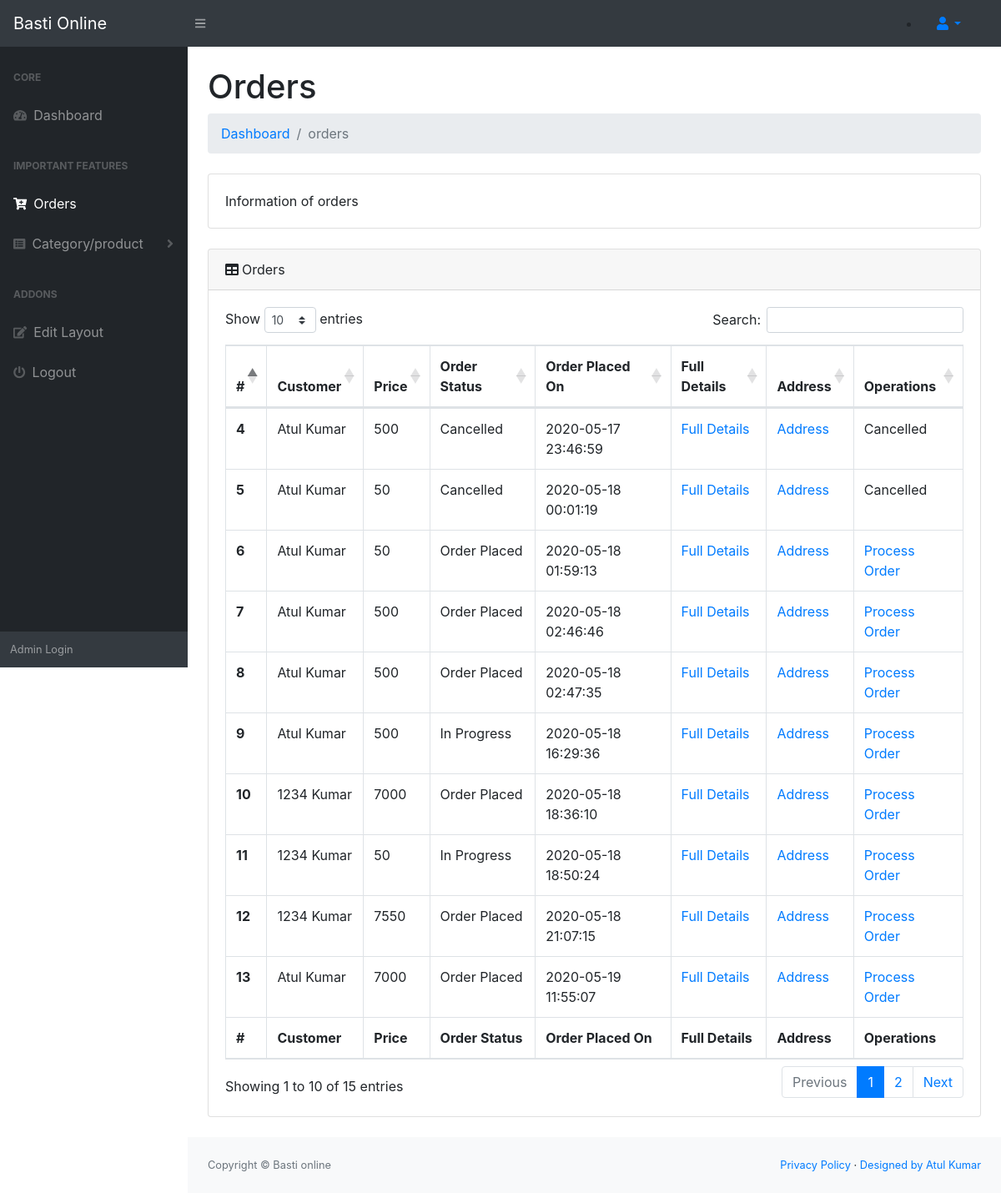
Screenshot of /admin/orders.php (signed in) with the database file from the repository.
### tables this page shows
CREATE TABLE `orders` (
  `id` int(11) NOT NULL,
  `uid` int(11) NOT NULL,
  `totalprice` varchar(255) NOT NULL,
  `orderstatus` varchar(255) NOT NULL,
  `paymentmode` varchar(255) NOT NULL,
  `timestamp` datetime DEFAULT CURRENT_TIMESTAMP
);

CREATE TABLE `usersmeta` (
  `id` int(11) NOT NULL,
  `uid` int(11) NOT NULL,
  `firstname` varchar(255) NOT NULL,
  `lastname` varchar(255) NOT NULL,
  `company` varchar(255) NOT NULL,
  `address1` varchar(255) NOT NULL,
  `address2` varchar(255) NOT NULL,
  `city` varchar(255) NOT NULL,
  `state` varchar(255) NOT NULL,
  `country` varchar(255) NOT NULL,
  `zip` varchar(255) NOT NULL,
  `mobile` varchar(255) NOT NULL
);

### admin/orders.php (the view, shortened to what this page needs)
<?php
	require_once 'config/connect.php';
?>
<?php include 'header.php' ?>
    <body class="sb-nav-fixed">
        <?php include 'nav.php' ?>
            </div>
            <div id="layoutSidenav_content">
                <main>
                    <div class="container-fluid">
                        <h1 class="mt-4">Orders</h1>
                        <ol class="breadcrumb mb-4">
                            <li class="breadcrumb-item"><a href="index.php">Dashboard</a></li>
                            <li class="breadcrumb-item active">orders</li>
                        </ol>
                        <div class="card mb-4">
                            <div class="card-body">Information of orders</div>
                        </div>
                        <div class="card mb-4">
                            <div class="card-header"><i class="fas fa-table mr-1"></i>Orders</div>
                            <div class="card-body">
                                <div class="table-responsive">
                                    <table class="table table-bordered" id="dataTable" width="100%" cellspacing="0">
                                        <thead>
                                            <tr>
                                                <th>#</th>
                                                <th>Customer</th>
                                                <th>Price</th>
                                                <th>Order Status</th>
                                                <th>Order Placed On</th>
                                                <th>Full Details</th>
                                                <th>Address</th>
                                                <th>Operations</th>
                                            </tr>
                                        </thead>
                                        <tfoot>
                                            <tr>
                                                <th>#</th>
                                                <th>Customer</th>
                                                <th>Price</th>
                                                <th>Order Status</th>
                                                <th>Order Placed On</th>
                                                <th>Full Details</th>
                                                <th>Address</th>
                                                <th>Operations</th>
                                            </tr>
                                        <tbody>
                                        <?php
                                            $sql = "SELECT o.id, o.totalprice, o.orderstatus, o.paymentmode, o.`timestamp`, u.firstname, u.lastname FROM orders o JOIN usersmeta u WHERE o.uid=u.uid ORDER BY o.id DESC";
                                            $res = mysqli_query($connection, $sql);
                                            while ($r = mysqli_fetch_assoc($res)) {
                                        ?>
                                            <tr>
                                                <th scope="row"><?php echo $r['id']; ?></th>
                                                <td><?php echo $r['firstname']. " " . $r['lastname']; ?></td>
                                                <td><?php echo $r['totalprice']; ?></td>
                                                <td><?php echo $r['orderstatus']; ?></td>
                                                <td><?php echo $r['timestamp']; ?></td>
                                                <td><a href="fulldetails.php?id=<?php echo $r['id']; ?>">Full Details</a></td>
                                                <td><a href="address.php?id=<?php echo $r['id']; ?>">Address</a></td>
                                                <td>
                                                    <?php if($r['orderstatus'] != 'Cancelled'){?>
                                                    <a href="order-process.php?id=<?php echo $r['id']; ?>">Process Order</a>
                                                    <?php }else{echo"Cancelled";} ?>
                                                </td>
                                            </tr>
                                            <?php } ?>
                                        </tbody>
                                    </table>
                                </div>
                            </div>
                        </div>
                    </div>
                </main>
<?php include'footer.php' ?>
    </body>
</html>

### rows the page displays
orders: id "13", usersmeta.firstname "Atul", usersmeta.lastname "Kumar", totalprice "7000", orderstatus "Order Placed", timestamp "2020-05-19 11:55:07"
orders: id "12", usersmeta.firstname "1234", usersmeta.lastname "Kumar", totalprice "7550", orderstatus "Order Placed", timestamp "2020-05-18 21:07:15"
orders: id "11", usersmeta.firstname "1234", usersmeta.lastname "Kumar", totalprice "50", orderstatus "In Progress", timestamp "2020-05-18 18:50:24"
orders: id "10", usersmeta.firstname "1234", usersmeta.lastname "Kumar", totalprice "7000", orderstatus "Order Placed", timestamp "2020-05-18 18:36:10"
orders: id "9", usersmeta.firstname "Atul", usersmeta.lastname "Kumar", totalprice "500", orderstatus "In Progress", timestamp "2020-05-18 16:29:36"
orders: id "8", usersmeta.firstname "Atul", usersmeta.lastname "Kumar", totalprice "500", orderstatus "Order Placed", timestamp "2020-05-18 02:47:35"
orders: id "7", usersmeta.firstname "Atul", usersmeta.lastname "Kumar", totalprice "500", orderstatus "Order Placed", timestamp "2020-05-18 02:46:46"
orders: id "6", usersmeta.firstname "Atul", usersmeta.lastname "Kumar", totalprice "50", orderstatus "Order Placed", timestamp "2020-05-18 01:59:13"
orders: id "5", usersmeta.firstname "Atul", usersmeta.lastname "Kumar", totalprice "50", orderstatus "Cancelled", timestamp "2020-05-18 00:01:19"
orders: id "4", usersmeta.firstname "Atul", usersmeta.lastname "Kumar", totalprice "500", orderstatus "Cancelled", timestamp "2020-05-17 23:46:59"
